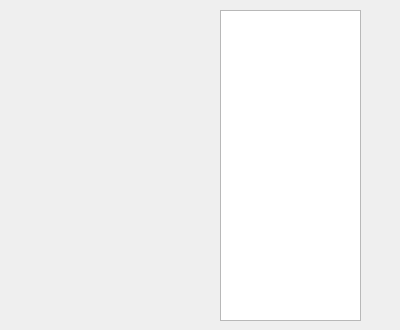
<?xml version="1.0" encoding="UTF-8"?>
<ui version="4.0">
 <class>TitleMG</class>
 <widget class="QWidget" name="TitleMG">
  <property name="geometry">
   <rect>
    <x>0</x>
    <y>0</y>
    <width>400</width>
    <height>330</height>
   </rect>
  </property>
  <property name="windowTitle">
   <string>Form</string>
  </property>
  <widget class="QWidget" name="verticalLayoutWidget">
   <property name="geometry">
    <rect>
     <x>10</x>
     <y>90</y>
     <width>160</width>
     <height>80</height>
    </rect>
   </property>
   <layout class="QVBoxLayout" name="mainLayout"/>
  </widget>
  <widget class="QTableView" name="TitleTableView">
   <property name="geometry">
    <rect>
     <x>220</x>
     <y>10</y>
     <width>141</width>
     <height>311</height>
    </rect>
   </property>
  </widget>
 </widget>
 <resources/>
 <connections/>
</ui>
